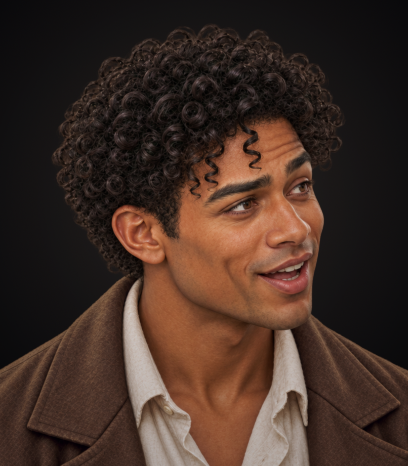
#> input picture visual-novel/renpy/game/art/cast/iven-amused-speaking.png, 408 x 466 px, found by its file name
$ python -i grade-light.py   (imports and definitions only)
#> lines starting #> are read from the running program, lines starting #| are printed output that depends on the picture
#!/usr/bin/env python3
"""Grade every scene image into the three light registers, in both modes.

The original timeline's light is wrong on purpose, and it stays wrong for as
long as the scene is read; nothing fades back to comfort. Earlier grades got
there by flattening the whole tonal range (milky white, near-black), which
erased what people need to see. Here the light is distorted while local
detail is separated out (an edge-aware split in log luminance) and put back:

  bright    blinding at the light: white-hot clipped glare that spills over
            edges, red halation fringes, colour splitting toward the frame
            edges; figures stay contrasty and legible
  ordinary  never comfortable: sallow highlights and cold teal shade, retained
            silver (bleach bypass), uneven exposure with hot patches, window
            halation, a vignette closing in, fine grain
  night     dismal: large-scale light sunk toward the scene's own sources with
            a floor so shapes survive, cold blue-grey shade, warm sources
            glowing with halation, heavy vignette, grain

Each register is applied at one strength, the 'original' mode: the original
timeline's light (user decision, 24 September 2026). It was called "Softened"
while a full-strength "Intense" mode existed; the user removed that mode and
the lighting setting. Stage II, after the player answers Yes (not yet built),
is to add a 'softened' mode: regular, undistorted light. Output names carry
the mode: <name>-original.webp.

S001-S005 stages are composited from their layers (the corrected base images
in art/base/, the least processed) before grading, so glare crosses figure edges the way
light does. Staging paintings for S006 onward are graded from the painting as
delivered. Outputs go to renpy/game/art/lit/ with lit-assets.json; the game
uses them automatically.

    python3 visual-novel/tools/grade-light.py          # grade what is missing or changed
    python3 visual-novel/tools/grade-light.py --portraits   # portraits only; also
                                                        # regrades crops newer than their grades
    python3 visual-novel/tools/grade-light.py --force  # regrade everything
"""
from pathlib import Path
import argparse
import json
import runpy

import cv2
import numpy as np
from PIL import Image

VN = Path(__file__).resolve().parents[1]
GAME = VN / 'renpy/game'
OUT = GAME / 'art/lit'
MANIFEST = GAME / 'lit-assets.json'
SIZE = (1920, 1080)
QUALITY = 90


# ------------------------------------------------------------ colour helpers

def to_lin(s):
    return np.where(s <= 0.04045, s / 12.92, ((s + 0.055) / 1.055) ** 2.4)


def to_srgb(l):
    l = np.clip(l, 0, 1)
    return np.where(l <= 0.0031308, l * 12.92, 1.055 * np.power(l, 1 / 2.4) - 0.055)


def lum(l):
    return l[..., 0] * 0.2126 + l[..., 1] * 0.7152 + l[..., 2] * 0.0722


SCALE = [1.0]  # blur radii are set for 1920 px wide images; smaller images scale them


# [4 lines left out: function blur, not called in this run]


def box(x, r):
    return cv2.boxFilter(x, -1, (2 * r + 1, 2 * r + 1), normalize=True, borderType=cv2.BORDER_REFLECT)


# [21 lines left out: functions guided, base_detail, relight, not called in this run]


def hable(x):
    a, b, c, d, e, f = 0.15, 0.50, 0.10, 0.20, 0.02, 0.30
    return ((x * (a * x + c * b) + d * e) / (x * (a * x + b) + d * f)) - e / f


def overlay(a, b):
    return np.where(a < 0.5, 2 * a * b, 1 - 2 * (1 - a) * (1 - b))


# [33 lines left out: functions bleach, split_tone, aberration, halation, not called in this run]


def glow(lin, threshold, strength, tint):
    hot = np.maximum(lin - threshold, 0)
    return (blur(hot, 8) * 0.35 + blur(hot, 36) * 0.35 + blur(hot, 120) * 0.4) * strength * np.array(tint, np.float32)


# [84 lines left out: functions uneven, vignette, grain, bright, ordinary, night and 1 more, not called in this run]


def portrait_ordinary(rgb, k):
    s = bleach(to_srgb(to_lin(rgb) * (1 + 0.25 * k)), 0.4 * k)
    return grain(split_tone(s, (1.05, 1.05, 0.82), (0.78, 0.97, 1.0), 0.72 * k), 0.015 * k)


def portrait_night(rgb, k):
    s = bleach(to_srgb(to_lin(rgb) * (1 - 0.5 * k)), 0.25 * k)
    return grain(split_tone(s, (1.1, 0.95, 0.76), (0.60, 0.80, 1.22), 0.75 * k), 0.02 * k)


PORTRAIT_REGISTERS = {'bright': portrait_bright, 'ordinary': portrait_ordinary, 'night': portrait_night}
PORTRAIT_FOLDERS = ('art/cast',)  # GIMP crops from tools/crop-portraits.py

# Strength of each register per light mode (full strength would be 1.0).
STRENGTH = {'original': 0.45}
REGISTERS = {name: {mode: (lambda s, f=fn, k=k: f(s, k)) for mode, k in STRENGTH.items()}
             for name, fn in (('bright', bright), ('ordinary', ordinary), ('night', night))}
REGISTERS['night-detail'] = {mode: (lambda s, k=k: night(s, k * 0.4)) for mode, k in STRENGTH.items()}


# ------------------------------------------------------------ what to grade

def neutral(path, variants):
    """The least processed source: the corrected base image where one exists."""
    return variants.get(path, path)


def load_rgba(path, size=None):
    image = Image.open(GAME / path).convert('RGBA')
    return image.resize(size, Image.LANCZOS) if size else image


# [44 lines left out: functions compose, plan_items, not called in this run]


# ------------------------------------------------------------ reading shade
# Behind the text the painting falls softly out of focus and into its own
# shadow colour (the reading screen's shade, chosen by the user on 24
# September). The focus falls away by the shade's shape on screen
# (ui/reading-shade-mask.png), wherever the camera has framed the painting
# (direction.rpy), so the blur can't be cut from one fixed band. For every
# graded painting this writes the whole frame at the four depths of that
# progressive lens blur (art/lit/soft/<name>-f1..f4.webp) and records the
# painting's shadow colour. The game lays the depths over the painting through
# four screen masks (ui/reading-soft-1..4.png, tools/build-ui-assets.py), which
# reproduces the old baked band exactly when the painting fills the frame.

FOCUS_LEVELS = ((3, 1440, 84), (7, 1280, 84), (13, 960, 86), (20, 640, 88))   # lens radius, stored width, quality


def lens(lin, r):
    """A lens (disc) blur, so highlights bloom like an out-of-focus lens."""
    k = int(np.ceil(r)) * 2 + 1
    yy, xx = np.mgrid[0:k, 0:k].astype(np.float32) - k // 2
    disc = np.clip(r + 0.5 - np.sqrt(xx ** 2 + yy ** 2), 0, 1)
    return cv2.filter2D(lin, -1, disc / disc.sum(), borderType=cv2.BORDER_REFLECT)


def focus_paths(graded_path):
    stem = Path(graded_path).name.rsplit('.', 1)[0]
    return ['art/lit/soft/%s-f%d.webp' % (stem, n + 1) for n in range(len(FOCUS_LEVELS))]


def reading_shade(graded_path):
    """(focus level paths, shadow colour) for a graded painting. A blurred
    frame holds no fine detail, so the deeper levels are stored smaller and
    scaled up in the game."""
    src = np.asarray(Image.open(GAME / graded_path).convert('RGB').resize(SIZE, Image.LANCZOS), np.float32) / 255
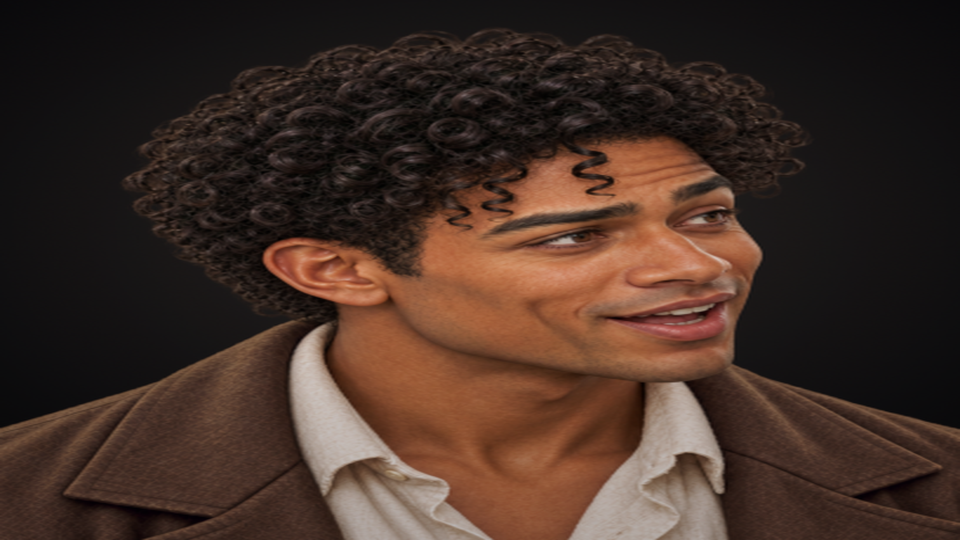
#> src: shape (1080, 1920, 3) float32 (shown at 1/2 size); mean R, G, B 0.259, 0.183, 0.149
    lin = to_lin(src)
#> in to_lin, `return np.where(s <= 0.04045, s / 12.92, ((s + 0.055) / 1.055) ** 2.4)`:
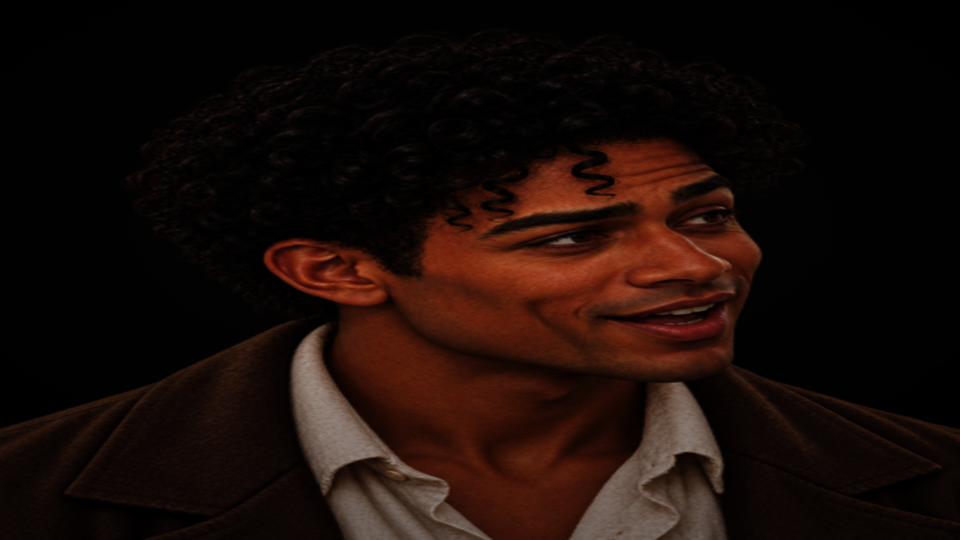
#> returned value: shape (1080, 1920, 3) float32 (shown at 1/2 size); mean of channels 0, 1, 2 0.103, 0.0496, 0.0333; drawn as R, G, B
    paths = focus_paths(graded_path)
    (GAME / paths[0]).parent.mkdir(parents=True, exist_ok=True)
    for (radius, width, quality), path in zip(FOCUS_LEVELS, paths):
        level = np.clip(to_srgb(lens(lin, radius)), 0, 1)
        image = Image.fromarray((level * 255 + 0.5).astype('uint8'))
        if width != SIZE[0]:
            image = image.resize((width, width * SIZE[1] // SIZE[0]), Image.LANCZOS)
        image.save(GAME / path, quality=quality, method=6)
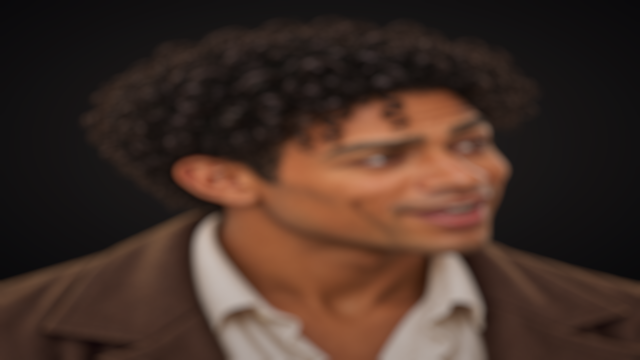
#> image: PIL image 640x360 RGB; mean R, G, B 67.9, 48.1, 39.1
    old_band = GAME / 'art/lit/soft' / Path(graded_path).name      # the band this replaces
    if old_band.is_file():
        old_band.unlink()
    # the shadow colour: the darkest fifth of the lower half, about 20% bright
    small = cv2.resize(src, (480, 270), interpolation=cv2.INTER_AREA)[135:].reshape(-1, 3)
    ls = lum(small)
    dark = small[ls <= np.percentile(ls, 20)].mean(0) + 1e-3
#> dark = [0.069, 0.0603, 0.0634]
    hue = np.clip(dark / float(lum(dark[None])[0]), 0.75, 1.3)
#> hue = [1.11, 0.967, 1.02]
    return paths, [round(float(c), 3) for c in np.clip(hue * 0.20, 0.04, 0.4)]


# [75 lines left out: functions output_path, grade_portraits, main, not called in this run]


# [2 lines not run here, left out]

>>> result = reading_shade('../renpy/game/art/cast/iven-amused-speaking.png')

$ run again, on visual-novel/renpy/game/art/lit/scenes--s011-blue-door-original.webp
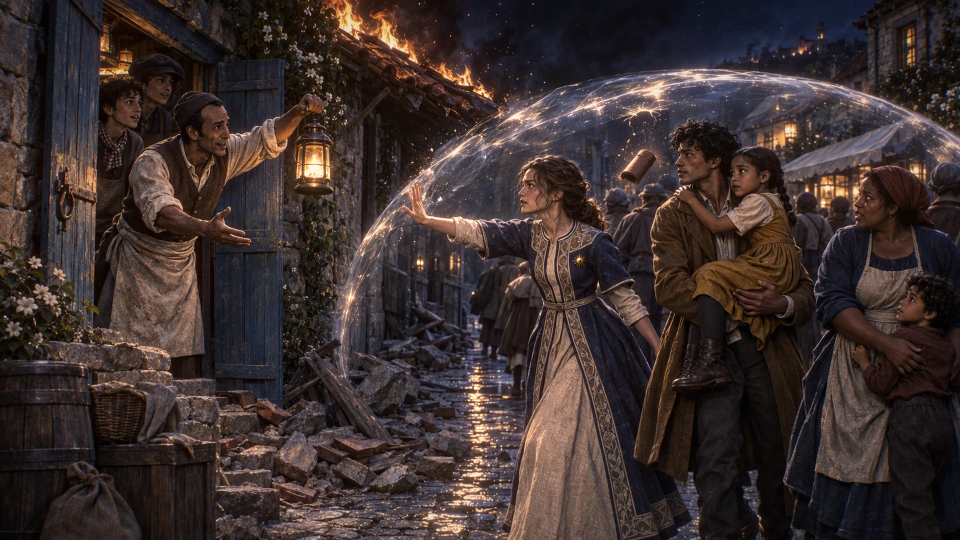
#> input picture visual-novel/renpy/game/art/lit/scenes--s011-blue-door-original.webp, 1920 x 1080 px, found by its file name (shown at 1/2 size)
#> in to_lin, `return np.where(s <= 0.04045, s / 12.92, ((s + 0.055) / 1.055) ** 2.4)`:
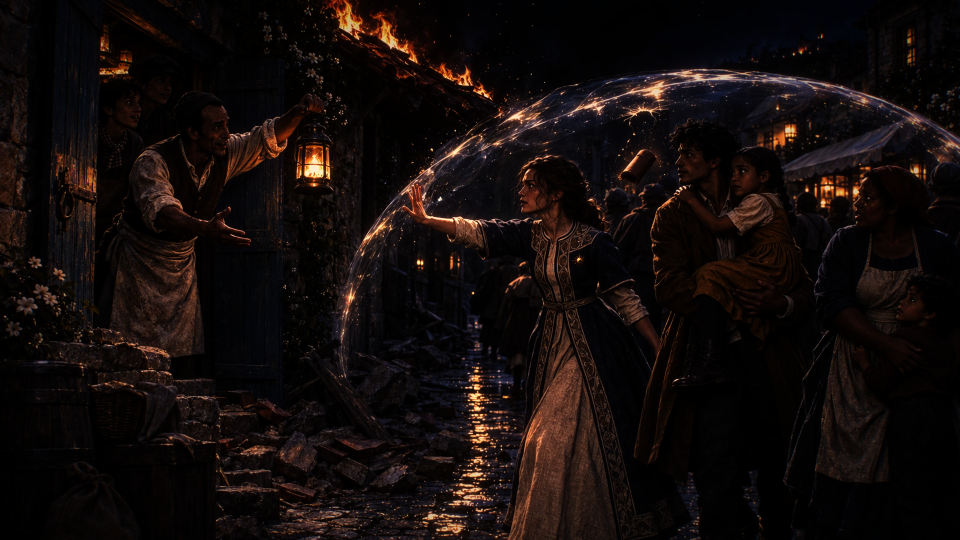
#> returned value: shape (1080, 1920, 3) float32 (shown at 1/2 size); mean of channels 0, 1, 2 0.0778, 0.0495, 0.0437; drawn as R, G, B
#> after the loop in reading_shade, `for (radius, width, quality), path in zip(FOCUS_LEVELS, paths):`:
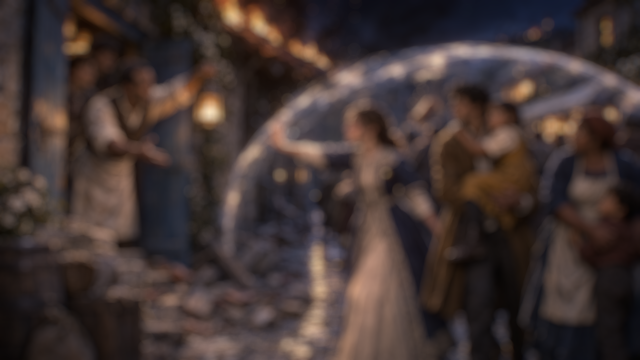
#> image: PIL image 640x360 RGB; mean R, G, B 66.8, 53.6, 51.2
#> dark = [0.0652, 0.0477, 0.0489]
#> hue = [1.27, 0.926, 0.95]
